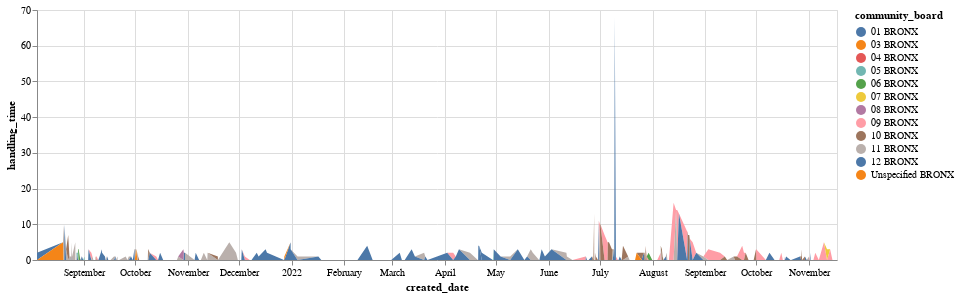

Source (notebook cell):
### Code cell
alt.Chart(dfStatus).mark_area().encode(
    x='created_date:T',
    y='handling_time:Q',
    color='community_board:N',
).properties(height=250, width=800)

### Figure 1 — Vega-Lite specification as saved in the notebook (floating-point values rounded to 4 significant figures; data arrays with more than 128 entries replaced by an {"elided": "..."} marker saying what was removed)
{"config": {"view": {"continuousWidth": 400, "continuousHeight": 300}}, "data": {"name": "data-d2dbb8cb3cb01c60623064b331532653"}, "mark": "area", "encoding": {"color": {"field": "community_board", "type": "nominal"}, "x": {"field": "created_date", "type": "temporal"}, "y": {"field": "handling_time", "type": "quantitative"}}, "height": 250, "width": 800, "$schema": "https://vega.github.io/schema/vega-lite/v4.17.0.json", "datasets": {"data-d2dbb8cb3cb01c60623064b331532653": {"elided": "314 records"}}}
